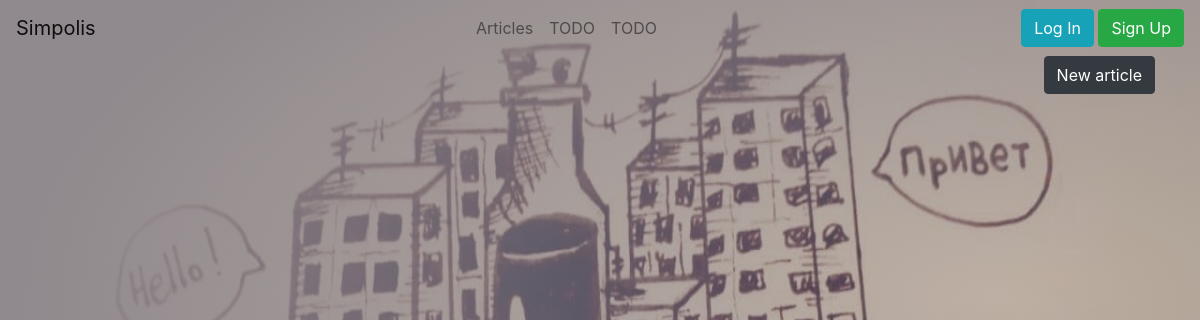
/articles/, run on an earlier commit of the app's database.
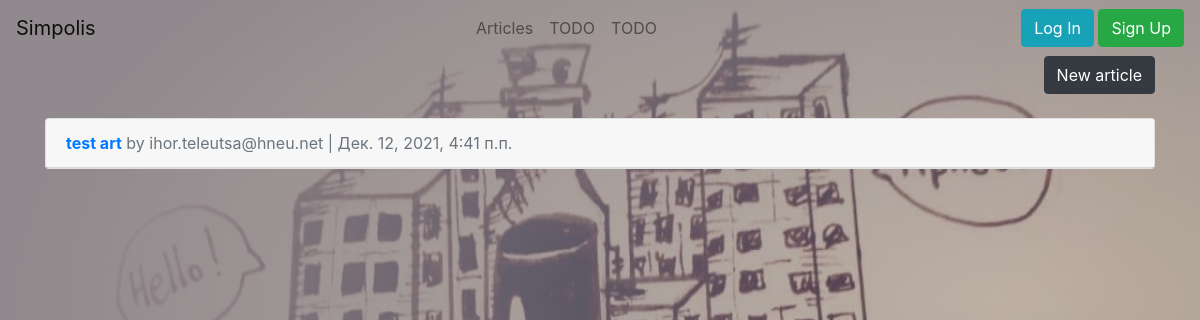
And on a later commit of the database.
### articles/models.py (models this page shows, shortened)
class Article(models.Model):
    title = models.CharField(max_length=255)
    body = RichTextField()
    date = models.DateTimeField(auto_now_add=True)
    author = models.ForeignKey(
        get_user_model(),
        on_delete=models.CASCADE,
    )

### accounts/models.py (models this page shows)
class User(AbstractUser):
    username = None
    email = models.EmailField(_('email address'), unique=True)
    name = models.CharField('Name', max_length=50, blank=False)
    USERNAME_FIELD = 'email'
    REQUIRED_FIELDS = ['name']
    objects = CustomUserManager()
    def __str__(self) -> str:
        return self.email

### articles/views.py (the view)
# urls.py: path('', ArticleListView.as_view(), name='article_list')
class ArticleListView(ListView):
    model = Article
    template_name = 'articles/article_list.html'
    context_object_name = 'articles'

### templates/articles/article_list.html (shortened to what this page needs)
{% extends 'base.html' %}
{% block content %}
    <div class="d-flex">
        <a class="ml-auto" href="{% url 'article_new' %}"><button  type="button" class="btn btn-dark">New article</button></a>
    </div><br>
  {% for article in articles %}
    <div class="card">
        <div class="card-header">
            <a href="{% url 'article_detail' article.pk %}" class="font-weight-bold">{{ article.title }}</a>
            <span class="text-muted">by {{ article.author }} | {{ article.date }}
            </span>
        </div>
    </div>
    <br>
  {% endfor %}
{% endblock content %}

What changed in the data, as far as the page shows it:
added Article: title "test art", author "ihor.teleutsa@hneu.net", date "Дек. 12, 2021, 4:41 п.п."
